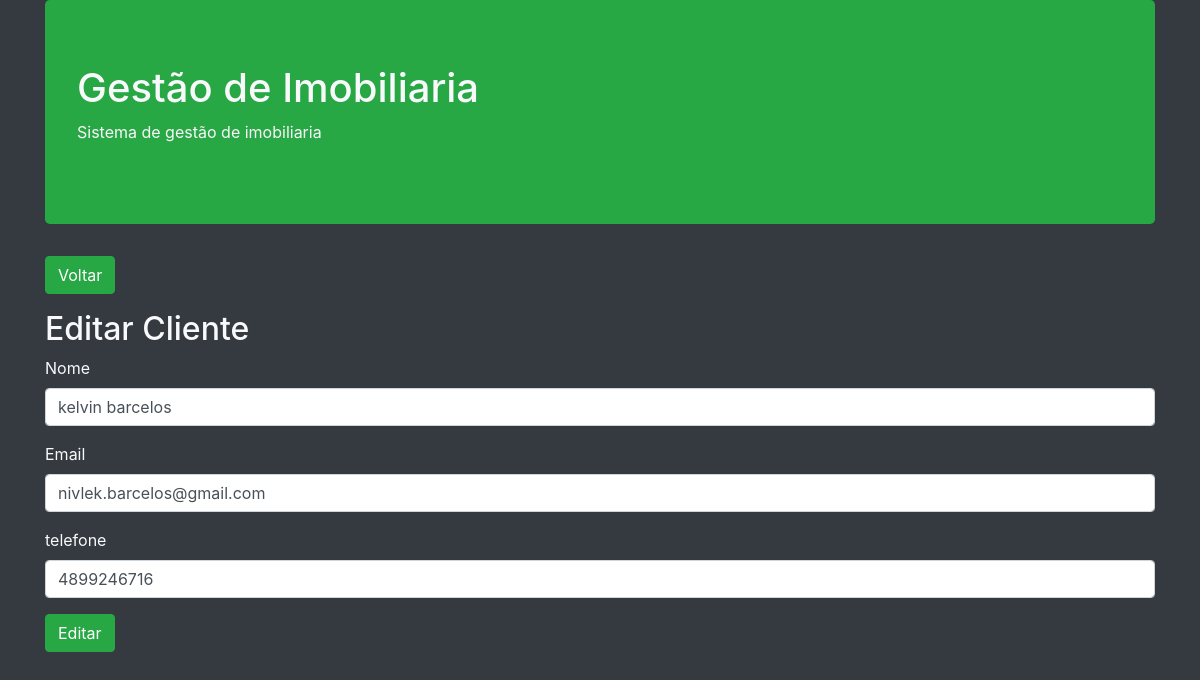
The page /editarCliente.php?id=1 on the database its author committed.
### tables this page shows
CREATE TABLE `clientes` (
  `id` int(11) NOT NULL,
  `nome` varchar(200) DEFAULT NULL,
  `email` varchar(150) DEFAULT NULL,
  `telefone` varchar(15) DEFAULT NULL
);

### editarCliente.php (called while the page is built, shortened)
<?php
    $objCliente = Cliente::getCliente($_GET['id']);
    include __DIR__.'/includes/header.php';
    include __DIR__.'/includes/cadastrarClientes.php';
    include __DIR__.'/includes/footer.php';
?>

### app/db/Database.php (called while the page is built, shortened)
<?php
class Database {
    private $table;
    private $connection;
    public function __construct($table = null){
        $this->table = $table;
    }
    private function setConnection(){
        try {
            $this->connection = new PDO('mysql:host='.self::HOST.';dbname='.self::NAME,self::USER,self::PASSWORD);
            $this->connection->setAttribute(PDO::ATTR_ERRMODE,PDO::ERRMODE_EXCEPTION);
        } catch (PDOException $e) {
            die('ERROR: '.$e->getMessage());
        }
    }
    public function execute($query, $params = []){
        try {
            $statement = $this->connection->prepare($query);
            $statement->execute($params);
            return $statement;
        } catch (PDOException $e) {
            die('ERROR: '.$e->getMessage());
        }
    }
    public function select($where = null, $order = null, $limit = null, $fields = '*'){
        $where = (!empty($where)) ? 'WHERE '. $where : '';
        $order = (!empty($order)) ? 'ORDER BY '. $order : '';
        $limit = (!empty($limit)) ? 'LIMIT '. $limit : '';
        $query = 'SELECT '.$fields.' FROM '.$this->table.' '.$where.' '.$order.' '.$limit;
        return $this->execute($query);
    }
}
?>

### app/entity/Cliente.php (called while the page is built, shortened)
<?php
class Cliente{
    public static function getCliente($id){
        return (new Database('clientes'))->select('id = '.$id)->fetchObject(self::class);
    }
}

### includes/cadastrarClientes.php (the view, shortened to what this page needs)
<main>
    <section>
        <a href="index.php">
            <button class="btn btn-success">Voltar</button>
        </a>
        <h2 class="mt-3"><?= TITLE ?></h2>
        <form method="post">
            <div class="form-group">
                <label for="exampleFormControlInput1">Nome</label>
                <input type="text" class="form-control" id="nome" name="nome" placeholder="joão da silva" value="<?= !empty($objCliente->nome) ? $objCliente->nome : null?>">
            </div>
            <div class="form-group">
                <label for="exampleFormControlInput1">Email</label>
                <input type="email" class="form-control" id="email" name="email" placeholder="name@example.com" value="<?= !empty($objCliente->email) ? $objCliente->email : null ?>">
            </div>
            <div class="form-group">
                <label for="exampleFormControlInput1">telefone</label>
                <input type="text" class="form-control" id="telefone" name="telefone" placeholder="(00) 00000-0000" value="<?= !empty($objCliente->telefone) ? $objCliente->telefone : null?>">
            </div>
            <div class="form-group">
                <button type="submit" id="btn" class="btn btn-success">Cadastrar</button>
            </div>
        </form>
    </section>
</main>

### rows shown on the page
clientes: nome "kelvin barcelos", email "nivlek.barcelos@gmail.com", telefone "4899246716"

### other values the page prints
TITLE "Editar Cliente"
